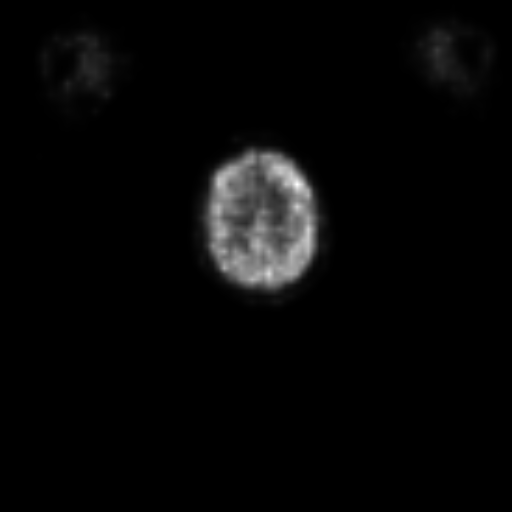
#> input picture paper_fig/figure8/data/gold_IM0.png, 512 x 512 px; the run also reads 1 picture not shown here
$ python figure8.py
#> lines starting #> are read from the running program, lines starting #| are printed output that depends on the picture; after the words box and inside, x2 and y2 are one past the last pixel; in counts of white or black regions, pixels touching at a corner belong together
""""
"MIT License

Copyright (c) 2025 Giuseppe Sorrentino, Paolo Salvatore Galfano, Davide Conficconi, Eleonora D'Arnese

Permission is hereby granted, free of charge, to any person obtaining a copy
of this software and associated documentation files (the "Software"), to deal
in the Software without restriction, including without limitation the rights
to use, copy, modify, merge, publish, distribute, sublicense, and/or sell
copies of the Software, and to permit persons to whom the Software is
furnished to do so, subject to the following conditions:

The above copyright notice and this permission notice shall be included in all
copies or substantial portions of the Software.

THE SOFTWARE IS PROVIDED "AS IS", WITHOUT WARRANTY OF ANY KIND, EXPRESS OR
IMPLIED, INCLUDING BUT NOT LIMITED TO THE WARRANTIES OF MERCHANTABILITY,
FITNESS FOR A PARTICULAR PURPOSE AND NONINFRINGEMENT. IN NO EVENT SHALL THE
AUTHORS OR COPYRIGHT HOLDERS BE LIABLE FOR ANY CLAIM, DAMAGES OR OTHER
LIABILITY, WHETHER IN AN ACTION OF CONTRACT, TORT OR OTHERWISE, ARISING FROM,
OUT OF OR IN CONNECTION WITH THE SOFTWARE OR THE USE OR OTHER DEALINGS IN THE
SOFTWARE.
"""

import cv2
import matplotlib.pyplot as plt
import numpy as np
import subprocess

def is_tex_installed():
    try:
        subprocess.run(["latex", "--version"], stdout=subprocess.PIPE, stderr=subprocess.PIPE, check=True)
#> (this line was passed over: subprocess is not available in this run)
        subprocess.run(["dvipng", "--version"], stdout=subprocess.PIPE, stderr=subprocess.PIPE, check=True)
#> (this line was passed over: subprocess is not available in this run)
        return True
    except Exception:
        return False

usetex_value = is_tex_installed()

plt.rcdefaults()
plt.rcParams.update({
    "text.usetex": usetex_value,
    "font.family": "serif",
    "font.serif": ["Palatino"],
})
plt.rcParams["font.size"] = 12
plt.rcParams["xtick.labelsize"] = 12
plt.rcParams["ytick.labelsize"] = 12
plt.rcParams["legend.fontsize"] = 12
plt.rcParams["legend.handletextpad"] = 0.01
plt.rcParams['hatch.linewidth'] = 0.6
plt.rcParams['axes.labelpad'] = 0
plt.rcParams['pdf.fonttype'] = 42
plt.rcParams['ps.fonttype'] = 42

def custom_threshold(image, threshold, max_value):
    """Applies a custom threshold to a grayscale image."""
    return np.where(image < threshold, 0, max_value).astype(np.uint8)

def display_images_with_difference(path_img1, path_img2, path_img3):
    """Displays three images with a computed registration error."""
#> called with path_img1 = './data/gold_IM0.png', path_img2 = './data/float_IM0.png', path_img3 = './data/result_IM0.png'

    # Load grayscale images
    img1 = cv2.imread(path_img1, cv2.IMREAD_GRAYSCALE)
#> img1 is the input picture: shape (512, 512); min 0, max 255, mean 6.7
    img2 = cv2.imread(path_img2, cv2.IMREAD_GRAYSCALE)
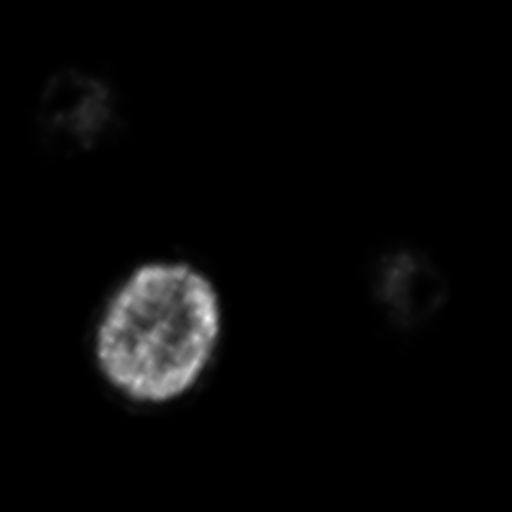
#> input picture paper_fig/figure8/data/float_IM0.png, 512 x 512 px
#> img2 is the input picture: shape (512, 512); min 0, max 251, mean 6.6
    img3 = cv2.imread(path_img3, cv2.IMREAD_GRAYSCALE)

    if img1 is None or img2 is None or img3 is None:
        print("Error loading images. Check file paths.")
        return

    # Apply thresholding
    THRESHOLD = 30
    MAX_VALUE = 255
    binary_img1 = custom_threshold(img1, THRESHOLD, MAX_VALUE)
#> in custom_threshold, `return np.where(image < threshold, 0, max_value).astype(np.uint8)`:
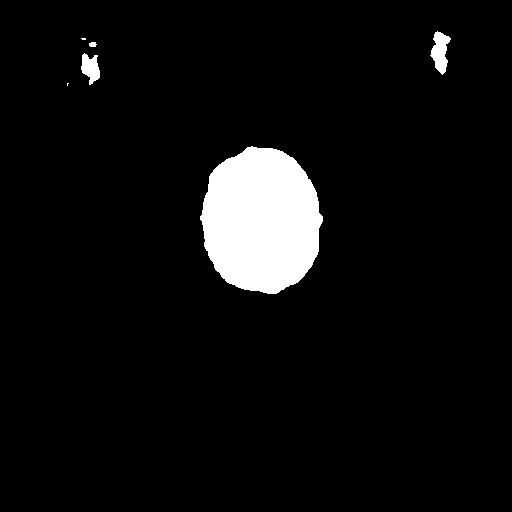
#> returned value: shape (512, 512); 5.7% white; 6 white regions (2 under 20 px), largest, box (x1, y1, x2, y2) and area: (200, 146, 323, 294) 13936, (430, 31, 451, 75) 528, (81, 53, 100, 85) 387, (89, 42, 97, 47) 33
    binary_img3 = custom_threshold(img3, THRESHOLD, MAX_VALUE)
#> call 2 of custom_threshold, with threshold = 30, max_value = 255
#> in custom_threshold (call 2), `return np.where(image < threshold, 0, max_value).astype(np.uint8)`:
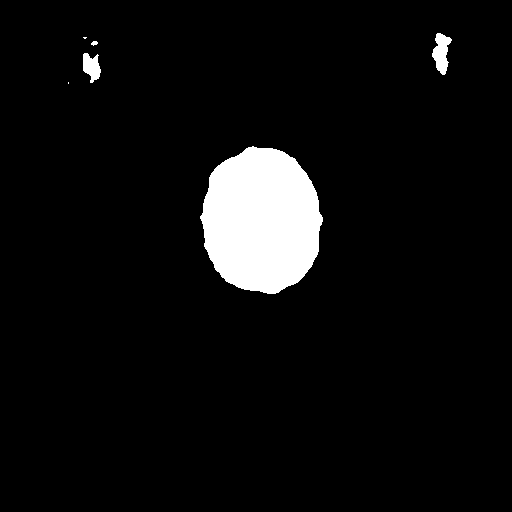
#> returned value: shape (512, 512); 5.6% white; 6 white regions (2 under 20 px), largest, box (x1, y1, x2, y2) and area: (200, 146, 323, 294) 13920, (432, 33, 452, 75) 496, (83, 53, 101, 83) 359, (91, 41, 98, 46) 24

    # Compute the difference between thresholded images
    diff_img = cv2.bitwise_xor(binary_img1, binary_img3)
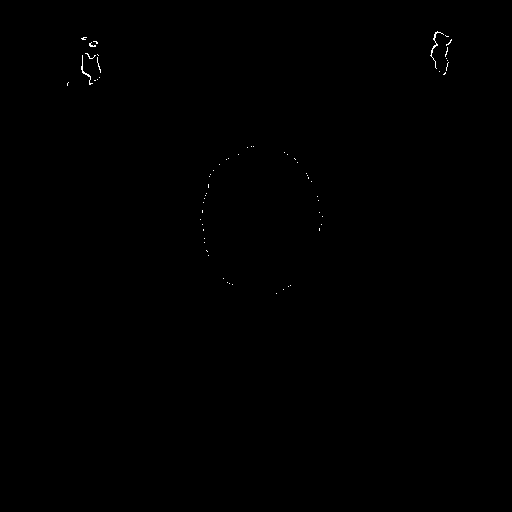
#> diff_img: shape (512, 512); 0.11% white in thin lines or dots, all inside (x1, y1, x2, y2) = (67, 31, 452, 294)

    # Highlight differences in red
    colored_diff = np.ones((diff_img.shape[0], diff_img.shape[1], 3), dtype=np.uint8) * 255
    colored_diff[diff_img == 255] = [255, 0, 0]

    # Add black border around the difference
    bordered_diff = cv2.copyMakeBorder(colored_diff, 2, 2, 2, 2, cv2.BORDER_CONSTANT, value=[0, 0, 0])

    # Display images in a 1x4 grid
    plt.figure(figsize=(12, 10))

    # Gold Image
    ax1 = plt.subplot(1, 4, 1)
    ax1.imshow(img1, cmap='gray')
    ax1.set_title('Gold Image', fontsize=18)
    ax1.set_xticks([0, 128, 256, 384, 512])
    ax1.set_yticks([0, 128, 256, 384, 512])
    ax1.set_yticklabels(ax1.get_yticks(), fontsize=14)
    ax1.set_xticklabels(ax1.get_xticks(), fontsize=14)
    ax1.axis('on')

    # Image Upon Distortion
    ax2 = plt.subplot(1, 4, 2)
    ax2.imshow(img2, cmap='gray')
    ax2.set_title('Image Upon Distortion', fontsize=18)
    ax2.set_xticks([0, 128, 256, 384, 512])
    ax2.set_xticklabels(ax2.get_xticks(), fontsize=14)
    ax2.get_yaxis().set_visible(False)
    ax2.axis('on')

    # Image Upon Registration
    ax3 = plt.subplot(1, 4, 3)
    ax3.imshow(img3, cmap='gray')
    ax3.set_title('Image Upon Registration', fontsize=18)
    ax3.set_xticks([0, 128, 256, 384, 512])
    ax3.set_xticklabels(ax3.get_xticks(), fontsize=14)
    ax3.get_yaxis().set_visible(False)
    ax3.axis('on')

    # Registration Error
    ax4 = plt.subplot(1, 4, 4)
    ax4.imshow(bordered_diff)
    ax4.set_title('Registration Error', fontsize=18)
    ax4.set_xticks([0, 128, 256, 384, 512])
    ax4.set_xticklabels(ax4.get_xticks(), fontsize=14)
    ax4.get_yaxis().set_visible(False)
    ax4.axis('on')

    # Save figure
#> (the run stopped early here; a loop or call above may not have finished)
